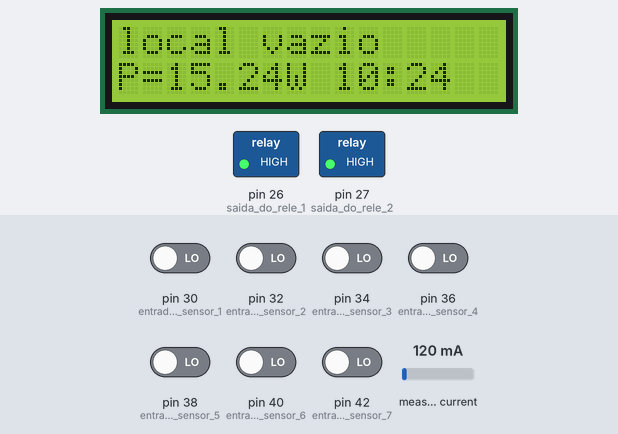
Simulated run of this sketch. Board: Arduino Mega 2560, built with avr-gcc and run on an emulated ATmega2560. Parts: 16×2 character LCD, switched loads named in the sketch (green lamp = pin HIGH). Wiring (inferred from the names in the program): DS1307 clock at I2C address 0x68. The test bench sets the inputs (shaded band); at power-on: pin 30 (entrada_do_sensor_1), pin 32 (entrada_do_sensor_2), pin 34 (entrada_do_sensor_3), pin 36 (entrada_do_sensor_4), pin 38 (entrada_do_sensor_5), pin 40 (entrada_do_sensor_6), pin 42 (entrada_do_sensor_7) LOW, measured current 120 mA. WiFi joins after 1.5 s; servers stay silent unless stated; the local clock reads 2024-03-15 10:24:30 at power-on unless the sketch sets it; what the sketch prints to the serial monitor is not drawn.

Above: at 2.7 s.
2.8 s: pin 34 (entrada_do_sensor_3) driven HIGH
At 4.0 s:
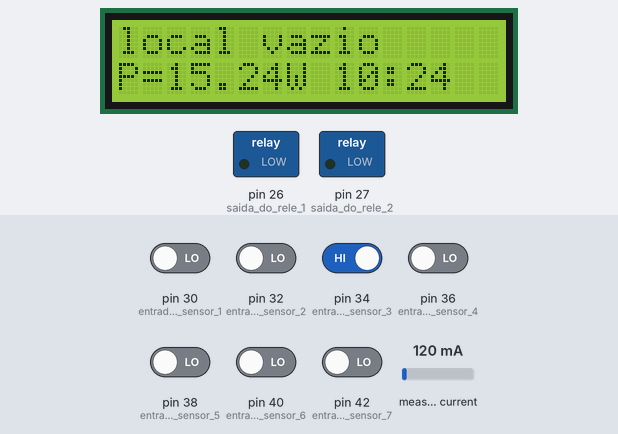
4.3 s: pin 34 (entrada_do_sensor_3) driven LOW
At 4.8 s:
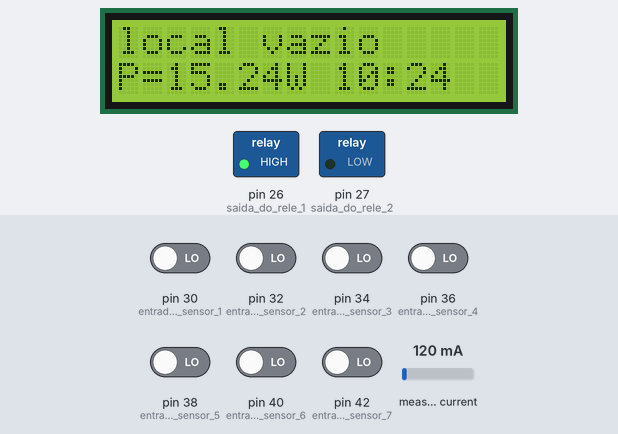
5.8 s: measured current set to 40 mA
At 6.7 s:
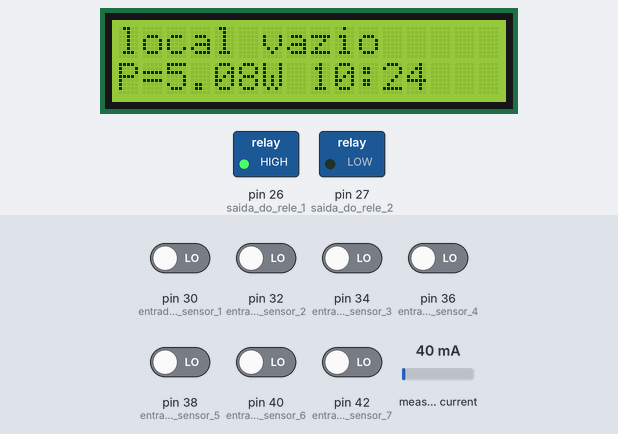
7.3 s: pin 36 (entrada_do_sensor_4) driven HIGH
At 8.5 s:
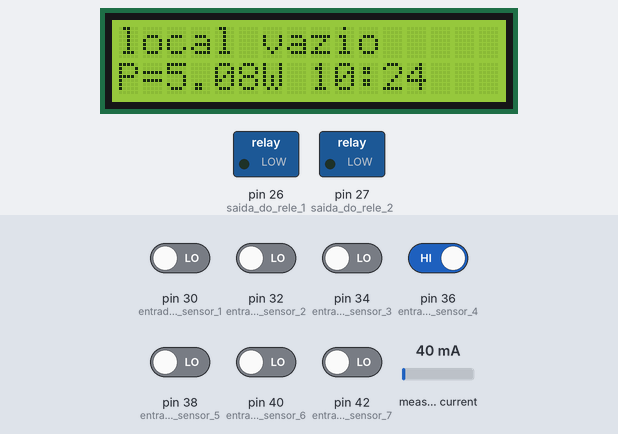
10.3 s: measured current set to 500 mA
At 11.6 s:
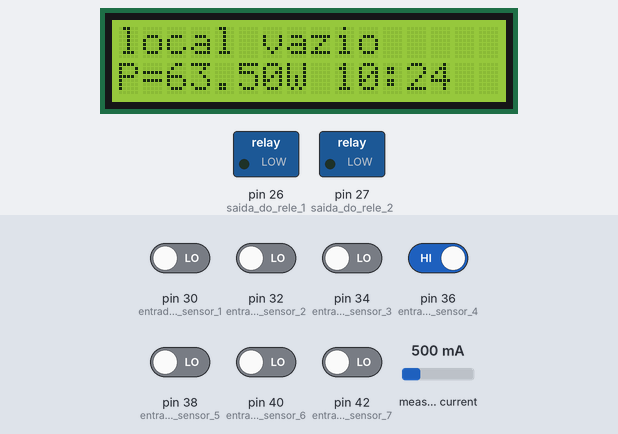
11.9 s: measured current set to 1000 mA
At 12.6 s:
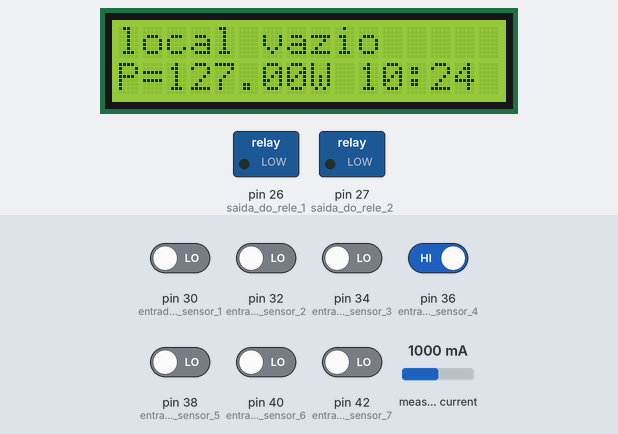
Timing chart, 0 to 14.9 s (numbered marks = the images above; inputs shaded):
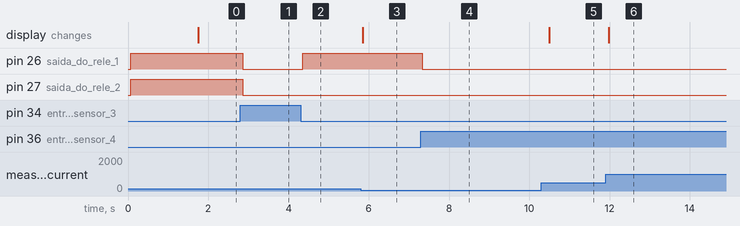

The sketch:

final.ino
```cpp
#include <LiquidCrystal.h>
#include <WiFiEsp.h>
#include "Wire.h"
#include "EmonLib.h"
#define DS1307_ADDRESS 0x68
EnergyMonitor SensorAmp;
byte zero = 0x00;
bool estadoSensor1;
bool estadoSensor2;
bool estadoSensor3;
bool estadoSensor4;
bool estadoSensor5;
bool estadoSensor6;
bool estadoSensor7;
int quant = 0;
int i;
int segundos;
int minutos;
int min2;
int horas;
int SCT = A0;
int status;
LiquidCrystal lcd(12, 11, 5, 4, 3, 2); //define as portas da tela LCD
// Configuracao de conexao
char ssid[] = "CEEAC";
char pass[] = "c33@ufac";
// -------------------------
char server[] = "medidor.ceeac.org";
WiFiEspClient client;

void Mostrahoras()
{
  Wire.beginTransmission(DS1307_ADDRESS);
  Wire.write(zero);
  Wire.endTransmission();
  Wire.requestFrom(DS1307_ADDRESS, 7);
  segundos = BCDtoDecimal(Wire.read());
  minutos = BCDtoDecimal(Wire.read());
  horas = BCDtoDecimal(Wire.read() & 0b111111);
}

void setup() {
  SensorAmp.current(SCT, 60.606); //Calibracao do sensor de corrente
  lcd.begin(16, 2);
  Serial.begin(115200);
  Serial1.begin(115200);
  Wire.begin();
  pinMode(26, OUTPUT); //saida do rele 1
  pinMode(27, OUTPUT); //saida do rele 2
  pinMode(30, INPUT); //entrada do sensor 1
  pinMode(32, INPUT); //entrada do sensor 2
  pinMode(34, INPUT); //entrada do sensor 3
  pinMode(36, INPUT); //entrada do sensor 4
  pinMode(38, INPUT); //entrada do sensor 5
  pinMode(40, INPUT); //entrada do sensor 6
  pinMode(42, INPUT); //entrada do sensor 7
  digitalWrite(26, HIGH); //Inicia com o rele 1 desligado
  digitalWrite(27, HIGH); //Inicia com o rele 2 desligado
  setupWiFi();
  Mostrahoras(); //Atualiza as horas
  min2 = minutos;
}
void loop() {
  double Irms = SensorAmp.calcIrms(1480); //Calcula o valor da corrente
  estadoSensor1 = digitalRead(30);
  estadoSensor2 = digitalRead(32);
  estadoSensor3 = digitalRead(34);
  estadoSensor4 = digitalRead(36);
  estadoSensor5 = digitalRead(38);
  estadoSensor6 = digitalRead(40);
  estadoSensor7 = digitalRead(42);

  //caso o sensor 1 seja o primeiro a ser detectado
  if ( estadoSensor1 == HIGH ) {
    for (i = 0; i < 25; i++) { //checa o sensor 2 por cinco segundos
      delay(200);
      estadoSensor2 = digitalRead(32);
      if ( estadoSensor2 == HIGH) { //
        quant++; //incrementa o numero de pessoas
        delay(3000);
        break;
      }
    }
  }
  // caso o sensor 2 seja o primeiro a ser detectado
  if ( estadoSensor2 == HIGH) {
    for (i = 0; i < 25; i++) { //checa o sensor 1 por cinco segundos
      delay(200);
      estadoSensor1 = digitalRead(30);
      if ( estadoSensor1 == HIGH) {
        quant--;  //decrementa o numero de pessoas
        delay(3000);
        break;
      }
    }
  }

  Mostrahoras(); //Atualiza as horas

  if (estadoSensor3 == HIGH && estadoSensor4 == HIGH && estadoSensor5 == HIGH && estadoSensor6 == HIGH && estadoSensor7 == HIGH) {
    min2 = minutos;
  }

  if (min2 >= 50) {
    min2 = minutos;
  }

  if (min2 <= minutos + 10) {
    quant--;
    min2 = minutos;
  }

  // impede que a quantidade de pessoas fique negativa.
  if (quant < 0) {
    quant = 0;
  }

  // aciona o rele a partir da quantidade de pessoas na sala
  if (quant == 0 && estadoSensor3 == LOW && estadoSensor4 == LOW && estadoSensor5 == LOW && estadoSensor6 == LOW && estadoSensor7 == LOW) {
    digitalWrite(26, HIGH);
    if ( horas < 6 || horas > 21 ) {
      digitalWrite(27, HIGH);
    }
  } else {
    digitalWrite(26, LOW);
    digitalWrite(27, LOW);
  }

  // escreve no LCD a quantidade de pessoas contadas.
  lcd.clear();
  lcd.setCursor(0, 0);
  if (quant > 0) {
    lcd.print("local com gente");
  } else {
    lcd.print("local vazio");
  }
  Serial.print("Quantidade = ");
  Serial.print(quant);
  lcd.setCursor(0, 1);
  lcd.print("P=");
  lcd.print(Irms * 127);
  lcd.print("W");
  lcd.print(" ");
  lcd.print(horas);
  lcd.print(":");
  lcd.print(minutos);
  //lcd.print(":");
  //lcd.print(segundos);

  if (minutos % 15 == 0) {
    if (status != WL_CONNECTED) {
      setupWiFi();
    }
    if (status == WL_CONNECTED) {
      EnviarDados(127, Irms, 127 * Irms); // 'a', 'b' e 'c' devem ser float
    }
  }

}

byte BCDtoDecimal(byte var)  { //Converte de BCD para decimal
  return ( (var / 16 * 10) + (var % 16) );
}

void setupWiFi()
{
  //Serial onde esta o ESP-01 com o firmware AT ja instalado
  WiFi.init(&Serial1);

  Serial.print("Conectando a ");
  Serial.println(ssid);

  status = WL_IDLE_STATUS;

  for (int i = 0; i < 5; i++) {
    status = WiFi.begin(ssid, pass);
    if (status == WL_CONNECTED) {
      Serial.println();
      Serial.println("Conectado");

      IPAddress localIP = WiFi.localIP();
      Serial.print("IP: ");
      Serial.println(localIP);
      break;
    }

    else {
      Serial.println("Nao conectado");
    }

    delay(1000);
  }
}

void EnviarDados(float tensao, float corrente, float potencia) {
  // Converte os argumentos de inteiros para strings (necessario para realizar o GET)
  String t = String(tensao);
  String c = String(corrente);
  String p = String(tensao * corrente);
  Serial.println("Inicializando requisicao HTTP.");
  if (client.connect(server, 80)) {
    Serial.println("Conectado ao servidor.");
    String url = "/index.php/Inserir/medicao/" + t + "/" + c + "/" + p;
    client.println("GET " + url + " HTTP/1.1");
    client.println("Host: medidor.ceeac.org");
    client.println("Connection: close");
    client.println();
    client.stop();
  }
  Serial.println("Requisicao finalizada.");
}
```

Measured:
- after the input at 2.8 s, pin 26 (saida_do_rele_1), pin 27 (saida_do_rele_2): HIGH → LOW after 0.06 s
- after the input at 4.3 s, pin 26 (saida_do_rele_1): LOW → HIGH after 0.05 s
- after the input at 5.8 s, the display: changes after 0.05 s (image 3)
- after the input at 7.3 s, pin 26 (saida_do_rele_1): HIGH → LOW at once
- after the input at 10.3 s, the display: changes after 0.19 s (image 5)
- after the input at 11.9 s, the display: changes after 0.08 s (image 6)
